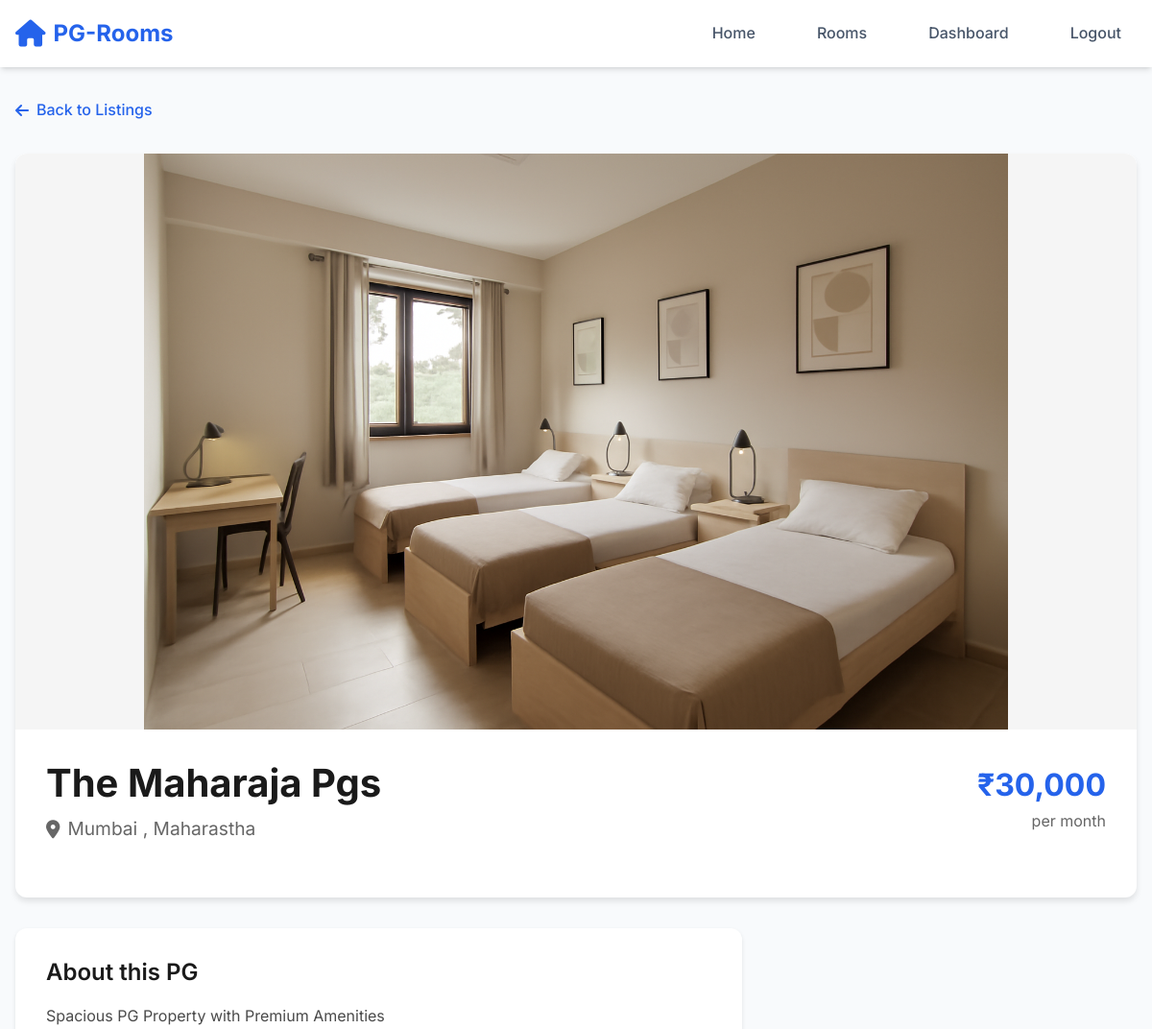
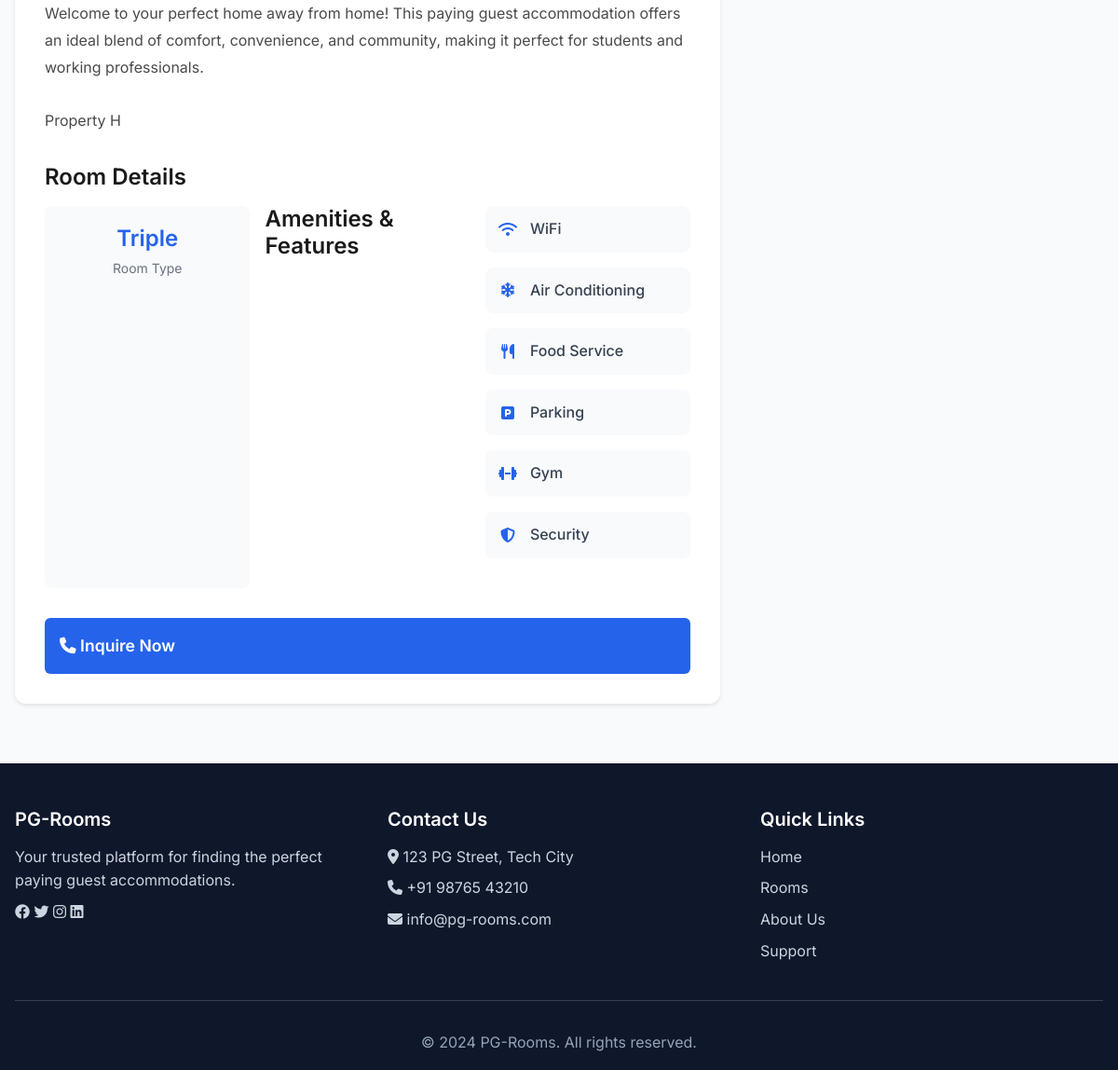
The page /pages/view_details.php?lid=15 (signed in) on the database its author committed (2 pictures, top to bottom).
### tables this page shows
CREATE TABLE `listing` (
  `lid` int(11) NOT NULL,
  `title` varchar(100) NOT NULL,
  `price` decimal(20,0) NOT NULL,
  `ladd` varchar(50) NOT NULL,
  `stype` varchar(20) NOT NULL,
  `wifi` varchar(40) NOT NULL,
  `ac` varchar(20) NOT NULL,
  `food` varchar(20) NOT NULL,
  `parking` varchar(20) NOT NULL,
  `gym` varchar(20) NOT NULL,
  `securitry` varchar(20) NOT NULL,
  `limage` varchar(255) NOT NULL,
  `ldesc` varchar(255) NOT NULL,
  `aid` int(10) NOT NULL
);

### pages/view_details.php (the view, shortened to what this page needs)
<?php
require_once '../database/dbcon.php';
$listing_id = intval($_GET['lid']);
$sql = "SELECT * FROM listing WHERE lid = ?";
$stmt = mysqli_prepare($conn, $sql);
mysqli_stmt_bind_param($stmt, "i", $listing_id);
mysqli_stmt_execute($stmt);
$result = mysqli_stmt_get_result($stmt);
$listing = mysqli_fetch_assoc($result);
$amenities = [];
if ($listing['wifi']) $amenities[] = ['name' => 'WiFi', 'icon' => 'fas fa-wifi'];
if ($listing['ac']) $amenities[] = ['name' => 'Air Conditioning', 'icon' => 'fas fa-snowflake'];
if ($listing['food']) $amenities[] = ['name' => 'Food Service', 'icon' => 'fas fa-utensils'];
if ($listing['parking']) $amenities[] = ['name' => 'Parking', 'icon' => 'fas fa-parking'];
if ($listing['gym']) $amenities[] = ['name' => 'Gym', 'icon' => 'fas fa-dumbbell'];
if ($listing['securitry']) $amenities[] = ['name' => 'Security', 'icon' => 'fas fa-shield-alt'];
?>
<!DOCTYPE html>
<html lang="en">
<head>
    <link rel="stylesheet" href="../assets/css/main.css">
    <link rel="stylesheet" href="../assets/css/responsive.css">
    <link rel="stylesheet" href="https://cdnjs.cloudflare.com/ajax/libs/font-awesome/6.4.0/css/all.min.css">
</head>
<body>
    <nav class="navbar">
        <div class="container">
            <div class="navbar-container">
                <a href="../index.php" class="navbar-brand">
                    <i class="fas fa-home"></i>
                    <span>PG-Rooms</span>
                </a>
                <ul class="navbar-nav">
                    <li><a href="../index.php" class="nav-link">Home</a></li>
                    <li><a href="Listing.php" class="nav-link">Rooms</a></li>
                    <li><a href="dashboard.php" class="nav-link">Dashboard</a></li>
                    <li><a href="logout.php" class="nav-link">Logout</a></li>
                </ul>
            </div>
        </div>
    </nav>
    <div class="pg-details-container">
        <a href="Listing.php" class="back-button">
            <i class="fas fa-arrow-left"></i>
            Back to Listings
        </a>
        <div class="pg-details-header">
            <div class="pg-image-gallery">
                <img src="../uploads/<?php echo htmlspecialchars($listing['limage']); ?>"
                     alt="<?php echo htmlspecialchars($listing['title']); ?>"
                     class="pg-main-image">
            </div>
            <div class="pg-details-content">
                <div class="pg-title-section">
                    <div>
                        <h1 class="pg-title"><?php echo htmlspecialchars($listing['title']); ?></h1>
                        <p class="pg-location">
                            <i class="fas fa-map-marker-alt"></i>
                            <?php echo htmlspecialchars($listing['ladd']); ?>
                        </p>
                    </div>
                    <div class="pg-price-section">
                        <div class="pg-price">₹<?php echo number_format($listing['price']); ?></div>
                        <div class="pg-price-period">per month</div>
                    </div>
                </div>
            </div>
        </div>
        <div class="pg-details-grid">
            <div class="pg-info-section">
                <h2 class="section-title">About this PG</h2>
                <p class="pg-description">
                    <?php echo nl2br(htmlspecialchars($listing['ldesc'])); ?>
                </p>
                <h3 class="section-title">Room Details</h3>
                <div class="pg-specs">
                    <div class="spec-item">
                        <span class="spec-value"><?php echo htmlspecialchars($listing['stype']); ?></span>
                        <span class="spec-label">Room Type</span>
                    </div>
                <h3 class="section-title">Amenities & Features</h3>
                <div class="amenities-grid">
                    <?php foreach ($amenities as $amenity): ?>
                        <div class="amenity-item">
                            <div class="amenity-icon">
                                <i class="<?php echo $amenity['icon']; ?>"></i>
                            </div>
                            <span class="amenity-name"><?php echo $amenity['name']; ?></span>
                        </div>
                    <?php endforeach; ?>
                </div>
            </div>
                <div class="action-buttons">
                    <a href="inquire.php?lid=<?php echo $listing['lid']; ?>&title=<?php echo urlencode($listing['title']); ?>&price=<?php echo $listing['price']; ?>"
                       class="btn btn-primary btn-full">
                        <i class="fas fa-phone"></i>
                        Inquire Now
                    </a>
                </div>
            </div>
        </div>
    </div>
    <footer class="footer">
        <div class="container">
            <div class="footer-content">
                <div class="footer-section">
                    <h5>PG-Rooms</h5>
                    <p>Your trusted platform for finding the perfect paying guest accommodations.</p>
                    <div>
                        <a href="#"><i class="fab fa-facebook"></i></a>
                        <a href="#"><i class="fab fa-twitter"></i></a>
                        <a href="#"><i class="fab fa-instagram"></i></a>
                        <a href="#"><i class="fab fa-linkedin"></i></a>
                    </div>
                </div>
                <div class="footer-section">
                    <h5>Contact Us</h5>
                    <p><i class="fas fa-map-marker-alt"></i> 123 PG Street, Tech City</p>
                    <p><i class="fas fa-phone"></i> +91 98765 43210</p>
                    <p><i class="fas fa-envelope"></i> info@pg-rooms.com</p>
                </div>
                <div class="footer-section">
                    <h5>Quick Links</h5>
                    <p><a href="../index.php">Home</a></p>
                    <p><a href="Listing.php">Rooms</a></p>
                    <p><a href="#">About Us</a></p>
                    <p><a href="#">Support</a></p>
                </div>
            </div>
            <div class="footer-bottom">
                <p>&copy; 2024 PG-Rooms. All rights reserved.</p>
            </div>
        </div>
    </footer>
</body>
</html>

### assets/css/main.css (style rules this page uses)
:root { --primary-color: #2563eb; --secondary-color: #64748b; --accent-color: #f59e0b; --success-color: #10b981; --danger-color: #ef4444; --warning-color: #f59e0b; --info-color: #3b82f6; --text-primary: #1e293b; --text-secondary: #475569; --text-muted: #94a3b8; --bg-primary: #ffffff; --bg-secondary: #f8fafc; --bg-dark: #0f172a; --border-color: #e2e8f0; --shadow-sm: 0 1px 2px 0 rgb(0 0 0 / 0.05); --shadow-md: 0 4px 6px -1px rgb(0 0 0 / 0.1), 0 2px 4px -2px rgb(0 0 0 / 0.1); --shadow-lg: 0 10px 15px -3px rgb(0 0 0 / 0.1), 0 4px 6px -4px rgb(0 0 0 / 0.1); --border-radius: 0.375rem; --border-radius-lg: 0.5rem; --font-family: 'Inter', -apple-system, BlinkMacSystemFont, 'Segoe UI', Roboto, sans-serif; }
* { margin: 0; padding: 0; box-sizing: border-box; }
body { font-family: var(--font-family); line-height: 1.6; color: var(--text-primary); background-color: var(--bg-secondary); }
a { text-decoration: none; color: inherit; }
ul { list-style: none; }
img { max-width: 100%; height: auto; }
h1, h2, h3, h4, h5, h6 { font-weight: 600; line-height: 1.2; margin-bottom: 0.5rem; }
h1 { font-size: 2.5rem; }
h2 { font-size: 2rem; }
h3 { font-size: 1.75rem; }
h5 { font-size: 1.25rem; }
.container { max-width: 1200px; margin: 0 auto; padding: 0 1rem; }
.navbar { background: var(--bg-primary); box-shadow: var(--shadow-md); position: sticky; top: 0; z-index: 1000; }
.navbar-container { display: flex; align-items: center; justify-content: space-between; padding: 1rem 0; }
.navbar-brand { display: flex; align-items: center; font-size: 1.5rem; font-weight: 700; color: var(--primary-color); }
.navbar-brand i { margin-right: 0.5rem; font-size: 1.75rem; }
.navbar-nav { display: flex; align-items: center; gap: 2rem; }
.nav-link { color: var(--text-secondary); font-weight: 500; transition: color 0.3s ease; padding: 0.5rem 1rem; border-radius: var(--border-radius); }
.btn { padding: 0.75rem 1.5rem; border: none; border-radius: var(--border-radius); cursor: pointer; font-weight: 500; transition: all 0.3s ease; }
.btn-primary { background: var(--primary-color); color: white; }
.footer { background: var(--bg-dark); color: white; padding: 3rem 0 1rem; margin-top: 4rem; }
.footer-content { display: grid; grid-template-columns: repeat(auto-fit, minmax(250px, 1fr)); gap: 2rem; margin-bottom: 2rem; }
.footer-section h5 { margin-bottom: 1rem; }
.footer-section p { color: #cbd5e1; margin-bottom: 0.5rem; }
.footer-section a { color: #cbd5e1; transition: color 0.3s ease; }
.footer-bottom { text-align: center; padding-top: 2rem; border-top: 1px solid #334155; color: #94a3b8; }

### rows shown on the page
listing: limage (picture), title "The Maharaja Pgs", ladd "Mumbai , Maharastha", price "30,000", ldesc "Spacious PG Property with Premium Amenities Welcome to your perfect home away from home! This paying guest accommodation offers an ideal blend of comfort, convenience, and community, making it perfect for students and working professionals. Property H", stype "Triple"

### other values the page prints
$amenity['name'] "WiFi"
$amenity['name'] "Air Conditioning"
$amenity['name'] "Food Service"
$amenity['name'] "Parking"
$amenity['name'] "Gym"
$amenity['name'] "Security"
